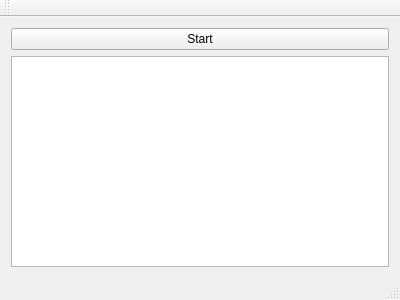
<?xml version="1.0" encoding="UTF-8"?>
<ui version="4.0">
 <class>TwoPower</class>
 <widget class="QMainWindow" name="TwoPower">
  <property name="geometry">
   <rect>
    <x>0</x>
    <y>0</y>
    <width>400</width>
    <height>300</height>
   </rect>
  </property>
  <property name="windowTitle">
   <string>TwoPower</string>
  </property>
  <widget class="QWidget" name="centralWidget">
   <layout class="QGridLayout" name="gridLayout_2">
    <item row="0" column="0">
     <widget class="QPushButton" name="pushButton">
      <property name="text">
       <string>Start</string>
      </property>
     </widget>
    </item>
    <item row="1" column="0">
     <widget class="QListWidget" name="listWidget"/>
    </item>
   </layout>
  </widget>
  <widget class="QMenuBar" name="menuBar">
   <property name="geometry">
    <rect>
     <x>0</x>
     <y>0</y>
     <width>400</width>
     <height>25</height>
    </rect>
   </property>
  </widget>
  <widget class="QToolBar" name="mainToolBar">
   <attribute name="toolBarArea">
    <enum>TopToolBarArea</enum>
   </attribute>
   <attribute name="toolBarBreak">
    <bool>false</bool>
   </attribute>
  </widget>
  <widget class="QStatusBar" name="statusBar"/>
 </widget>
 <layoutdefault spacing="6" margin="11"/>
 <resources/>
 <connections/>
</ui>
